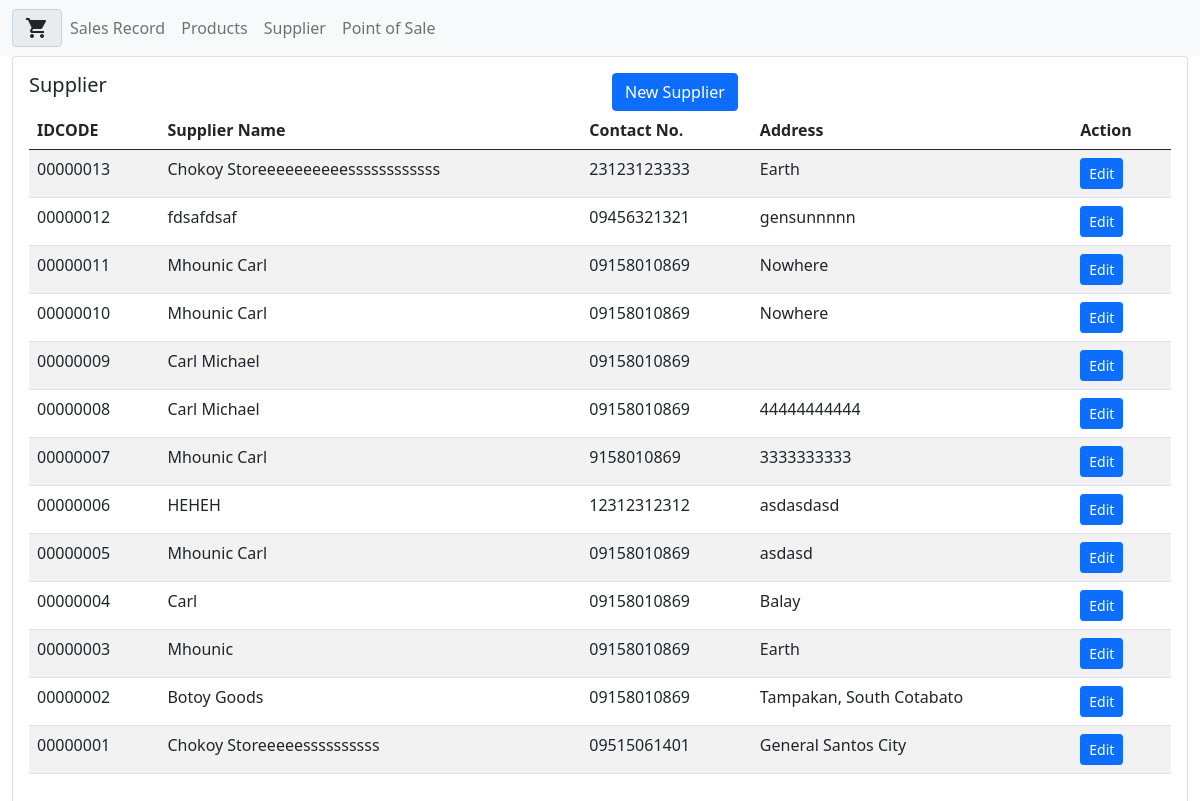
The app's page /supplier.php, older data.
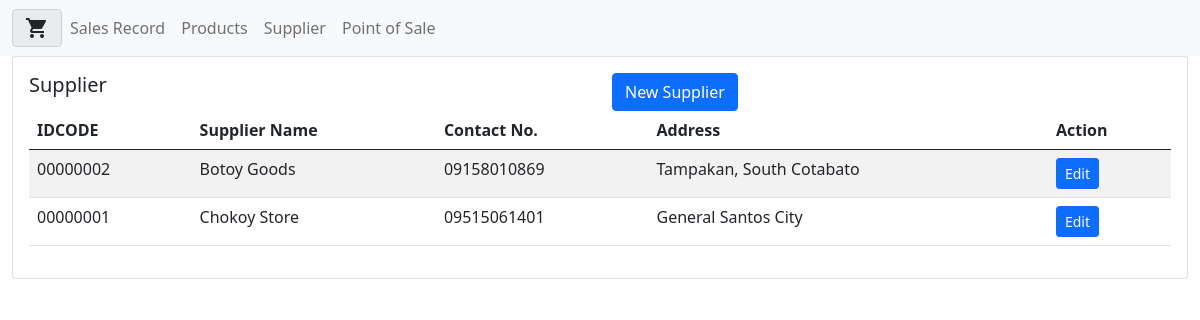
The same page, newer data.
### tables this page shows
CREATE TABLE `supplier` (
  `id` bigint(8) UNSIGNED ZEROFILL NOT NULL,
  `supplier_name` text DEFAULT NULL,
  `contact_no` char(11) DEFAULT NULL,
  `address` text DEFAULT NULL
);

### supplier.php (called while the page is built, shortened)
<?php
include('template/supplier.php')
?>

### controller/manage_supplier.php (called while the page is built, shortened)
<?php
 include('models/supplier_model.php');
 $supplier = new Supplier($conn);
?>

### models/supplier_model.php (called while the page is built, shortened)
<?php
class Supplier{
    private $connnection;
    public function __construct($conn){
        $this->connnection = $conn;
    }
    function get_suppliers(){
        $sql = "SELECT * FROM supplier order by id desc";
        $result = $this->connnection->query($sql);
        $suppliers =array();
        if (!$result) {
            echo "An error occurred.\n".mysqli_error($this->connnection);
            exit;
        }
        else{
            while($row = mysqli_fetch_array($result)){
                $suppliers[] = $row;
            }
        }
        return $suppliers;
    }
}
?>

### template/supplier.php (the view, shortened to what this page needs)
<?php
include('includes/header.php');
include('includes/navbar.php');
include('controller/manage_supplier.php');
?>
<div class="container-fluid">
<div class="card">
  <div class="card-body">
  <div class="row">
    <div class="col">
    <h5 class="card-title">Supplier</h5>
    </div>
    <div class="col">
    <button type="button" class="btn btn-primary float-right" data-bs-toggle="modal" data-bs-target="#add_supplier">
  New Supplier
</button>
    </div>
</div>
  <div class="row" style="height: 90%">
        <div class="col-xl-12">
        <div class="table-responsive">
    <table id="example" class="table table-striped">
        <thead>
            <tr>
                <th>IDCODE</th>
                <th>Supplier Name</th>
                <th>Contact No.</th>
                <th>Address</th>
               <th>Action</th>
            </tr>
        </thead>
        <tbody>
              <?php
                foreach( $supplier->get_suppliers() as $row ){
                  $id = $row['id'];
                  $supplier_name = $row['supplier_name'];
                  $contact_no = $row['contact_no'];
                  $address = $row['address'];
                  echo'
                    <tr>
                      <td>'.$id.'</td>
                      <td>'.$supplier_name.'</td>
                      <td>'.$contact_no.'</td>
                      <td>'.$address.'</td>
                      <td>
                      <button class="btn btn-sm btn-icon btn-3 btn-primary" type="button" data-bs-toggle="modal" data-bs-target="#edit_modal'.$id.'">
                        <span class="btn-inner--text">Edit</span>
                    </button>
                    </td>
                    </tr>
                    <div class="modal fade" id="edit_modal'.$id.'" tabindex="-1" role="dialog" aria-labelledby="exampleModalLabel" aria-hidden="true">
                        <input type="hidden"   class="form-control" name="id"  maxlength="11" id="exampleFormControlInput1" placeholder=""  value="'.$id.'">
                              <input type="text"  disabled class="form-control" name="id"  maxlength="11" id="exampleFormControlInput1" placeholder=""  value="'.$id.'">
                             <input type="text" class="form-control" id="exampleFormControlInput1"name="supplier_name"  id="product_desc"  placeholder="Enter Name of Supplier"  value="'.$supplier_name.'" required>
                             <input type="number" class="form-control" id="exampleFormControlInput1" name="contact_no" id="contact" placeholder="Contact Number" value="'.$contact_no.'" required>
                            <input type="text" class="form-control" id="exampleFormControlInput1" name="address" id="address" placeholder="Address" value="'.$address.'" required>
                  ';
                }
                ?>
        </tbody>
    </table>
    </div>
</div>
  </div>
</div>
</div>
</div>

Row changes from the older to the newer data that the page shows:
removed supplier: id "00000013", supplier_name "Chokoy Storeeeeeeeeeessssssssssss", contact_no "23123123333", address "Earth"
removed supplier: id "00000012", supplier_name "fdsafdsaf", contact_no "09456321321", address "gensunnnnn"
removed supplier: id "00000011", supplier_name "Mhounic Carl", contact_no "09158010869", address "Nowhere"
removed supplier: id "00000010", supplier_name "Mhounic Carl", contact_no "09158010869", address "Nowhere"
removed supplier: id "00000009", supplier_name "Carl Michael", contact_no "09158010869"
removed supplier: id "00000008", supplier_name "Carl Michael", contact_no "09158010869", address "44444444444"
removed supplier: id "00000007", supplier_name "Mhounic Carl", contact_no "9158010869", address "3333333333"
removed supplier: id "00000006", supplier_name "HEHEH", contact_no "12312312312", address "asdasdasd"
removed supplier: id "00000005", supplier_name "Mhounic Carl", contact_no "09158010869", address "asdasd"
removed supplier: id "00000004", supplier_name "Carl", contact_no "09158010869", address "Balay"
removed supplier: id "00000003", supplier_name "Mhounic", contact_no "09158010869", address "Earth"
changed supplier "General Santos City": supplier_name "Chokoy Storeeeeessssssssss" → "Chokoy Store"
